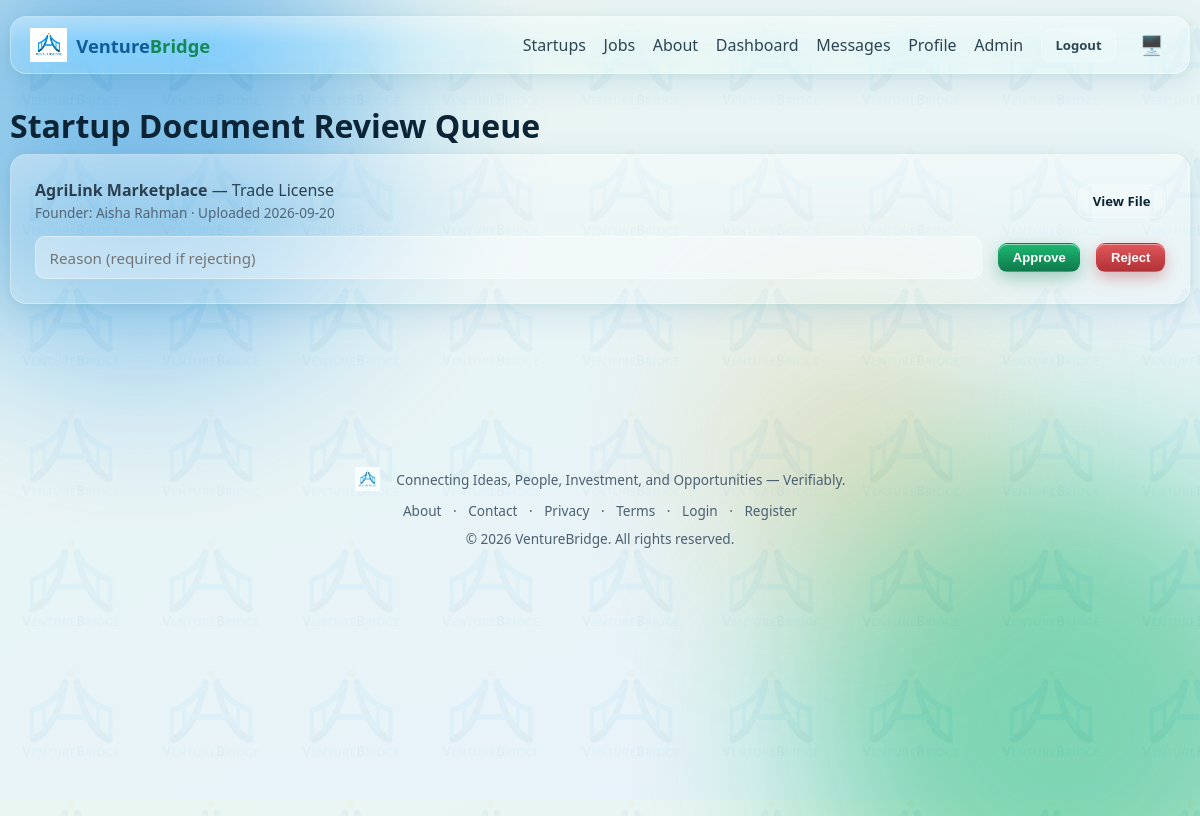
The app's page /admin/document-queue (signed in) with its own data.
### models.py (models this page shows, shortened)
class StartupDocument(db.Model):
    id = db.Column(db.Integer, primary_key=True)
    startup_id = db.Column(db.Integer, db.ForeignKey("startup.id"), nullable=False)
    doc_type = db.Column(db.String(50), nullable=False)
    filename = db.Column(db.String(255), nullable=False)
    status = db.Column(db.String(20), default="pending")
    review_reason = db.Column(db.Text)
    reviewed_by = db.Column(db.Integer, db.ForeignKey("user.id"))
    reviewed_at = db.Column(db.DateTime)
    uploaded_at = db.Column(db.DateTime, default=datetime.utcnow)

class Startup(db.Model):
    id = db.Column(db.Integer, primary_key=True)
    founder_id = db.Column(db.Integer, db.ForeignKey("user.id"), nullable=False)
    name = db.Column(db.String(150), nullable=False, index=True)
    logo = db.Column(db.String(255))
    description = db.Column(db.Text)
    industry = db.Column(db.String(120), index=True)
    stage = db.Column(db.String(30))
    location = db.Column(db.String(120), index=True)
    website = db.Column(db.String(255))
    founded_year = db.Column(db.Integer)
    business_model = db.Column(db.String(255))
    team_size = db.Column(db.Integer)
    is_active = db.Column(db.Boolean, default=True)
    document_status = db.Column(db.String(20), default="pending")
    created_at = db.Column(db.DateTime, default=datetime.utcnow)
    documents = db.relationship("StartupDocument", backref="startup", cascade="all,delete", lazy="dynamic")
    jobs = db.relationship("Job", backref="startup", cascade="all,delete", lazy="dynamic")
    investment_requests = db.relationship("InvestmentRequest", backref="startup", cascade="all,delete", lazy="dynamic")

class User(UserMixin, db.Model):
    id = db.Column(db.Integer, primary_key=True)
    full_name = db.Column(db.String(120), nullable=False)
    email = db.Column(db.String(150), unique=True, nullable=False, index=True)
    password_hash = db.Column(db.String(255), nullable=False)
    role = db.Column(db.String(20), nullable=False, index=True)
    is_active_account = db.Column(db.Boolean, default=True, nullable=False)
    created_at = db.Column(db.DateTime, default=datetime.utcnow)
    profile = db.relationship("Profile", backref="user", uselist=False, cascade="all,delete")
    startups = db.relationship("Startup", backref="founder", lazy="dynamic", foreign_keys="Startup.founder_id")
    @property
    def is_active(self):
        return self.is_active_account

### blueprints/admin.py (the view)
@bp.route("/document-queue")
def document_queue():
    pending = StartupDocument.query.filter_by(status="pending").order_by(
        StartupDocument.uploaded_at.asc()).all()
    return render_template("admin/document_queue.html", pending=pending)

### blueprints/admin.py (called while the page is built)
@bp.before_request
@login_required
@roles_required("admin")
def _guard():
    pass

### templates/admin/document_queue.html (shortened to what this page needs)
{% extends "base.html" %}
{% block content %}
<div class="animate-in">
  <h1>Startup Document Review Queue</h1>
  {% for d in pending %}
  <div class="glass card-pad" style="margin-bottom:1.2rem;">
    <div class="flex-between flex-wrap gap-2">
      <div>
        <strong>{{ d.startup.name }}</strong> — {{ d.doc_type }}<br>
        <span class="text-muted" style="font-size:.85rem;">Founder: {{ d.startup.founder.full_name }} · Uploaded {{ d.uploaded_at.strftime("%Y-%m-%d") }}</span>
      </div>
      <a href="{{ url_for('static', filename='uploads/' ~ d.filename) }}" target="_blank" class="btn btn-outline btn-sm">View File</a>
    </div>
    <form method="POST" action="{{ url_for('admin.decide_document', doc_id=d.id) }}" class="flex gap-2 flex-wrap" style="margin-top:.8rem;" novalidate>
      <input type="text" name="reason" placeholder="Reason (required if rejecting)" style="flex:1;min-width:220px;">
      <button type="submit" class="btn btn-green btn-sm" onclick="document.getElementById('decision_{{d.id}}').value='approved';">Approve</button>
      <button type="submit" class="btn btn-danger btn-sm" onclick="document.getElementById('decision_{{d.id}}').value='rejected';">Reject</button>
    </form>
  </div>
  {% else %}
  <p class="text-muted">No pending documents to review.</p>
  {% endfor %}
</div>
{% endblock %}

### static/css/style.css (style rules this page uses)
:root { --radius: 16px; --radius-sm: 10px; --font: "Segoe UI", system-ui, -apple-system, "Helvetica Neue", Arial, sans-serif; --blue-900:#0a2f4d; --blue-700:#0f5c99; --blue-500:#1f8fe0; --blue-300:#7cc4f5; --green-700:#0f7a4c; --green-500:#1eb872; --green-300:#8fe3b8; --gold:#c9a227; --bg-grad-1: var(--blue-500); --bg-grad-2: var(--green-500); --bg-grad-3: var(--gold); --glass-bg: rgba(255,255,255,0.14); --glass-border: rgba(255,255,255,0.35); --glass-shine: rgba(255,255,255,0.55); --text-main:#0b2436; --text-muted:#4b6072; --page-bg-1:#eaf6f1; --page-bg-2:#e5f2fb; }
* { box-sizing:border-box; }
html,body { height:100%; }
body { margin:0; font-family:var(--font); color:var(--text-main); background: linear-gradient(160deg, var(--page-bg-1), var(--page-bg-2)); min-height:100vh; position:relative; overflow-x:hidden; transition: background .3s ease, color .3s ease; }
.glass { position:relative; background: var(--glass-bg); backdrop-filter: blur(18px) saturate(140%); -webkit-backdrop-filter: blur(18px) saturate(140%); border: 1px solid var(--glass-border); border-radius: var(--radius); box-shadow: 0 8px 32px rgba(15,92,153,0.12), 0 2px 8px rgba(30,184,114,0.08); overflow:hidden; }
.glass::before { content:""; position:absolute; top:0; left:0; right:0; height:46%; background: linear-gradient(180deg, var(--glass-shine), transparent); opacity:.5; pointer-events:none; }
.card-pad { padding:1.5rem; }
.animate-in { animation: fadeSlideIn .5s ease both; }
h1,h2,h3,h4 { margin:0 0 .5rem; line-height:1.25; }
a { color:var(--blue-700); text-decoration:none; }
.text-muted { color:var(--text-muted); }
.flex { display:flex; align-items:center; }
.flex-between { display:flex; align-items:center; justify-content:space-between; }
.gap-2 { gap:1rem; }
.flex-wrap { flex-wrap:wrap; }
.btn { display:inline-flex; align-items:center; justify-content:center; gap:.4rem; padding:.65rem 1.3rem; border-radius:12px; font-weight:600; font-size:.95rem; border:1px solid transparent; cursor:pointer; transition: all .18s ease; text-decoration:none; position:relative; }
.btn-green { color:#fff; background:linear-gradient(180deg, var(--green-500), var(--green-700)); box-shadow: inset 0 1px 0 rgba(255,255,255,.5), 0 6px 18px rgba(15,122,76,.35); }
.btn-outline { background: rgba(255,255,255,.08); color:var(--text-main); border:1px solid var(--glass-border); backdrop-filter: blur(8px); }
.btn-danger { color:#fff; background:linear-gradient(180deg,#e0575b,#b23237); box-shadow: inset 0 1px 0 rgba(255,255,255,.4), 0 6px 16px rgba(178,50,55,.35); }
.btn-sm { padding:.4rem .85rem; font-size:.82rem; border-radius:9px; }
input[type=text],input[type=email],input[type=password],input[type=number], input[type=date],input[type=url],select,textarea { width:100%; padding:.65rem .85rem; border-radius: var(--radius-sm); border:1px solid var(--glass-border); background: rgba(255,255,255,.35); color:var(--text-main); font-family:var(--font); font-size:.95rem; transition: border-color .2s, box-shadow .2s; }

### records on screen
StartupDocument: startup.name "AgriLink Marketplace", doc_type "Trade License", startup.founder.full_name "Aisha Rahman", uploaded_at "2026-09-20"
